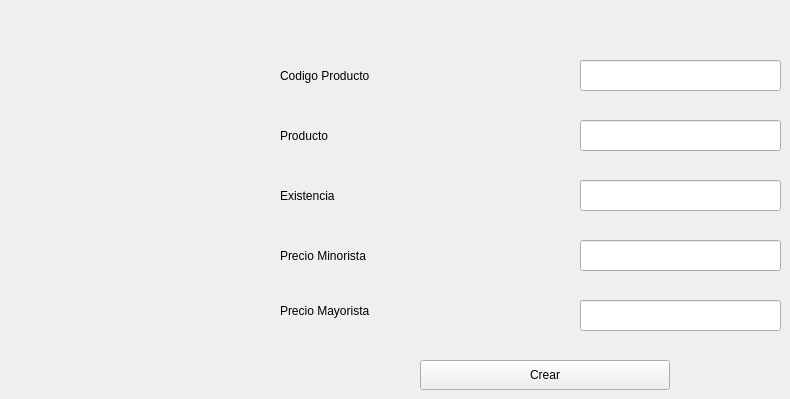
                    <widget class="QWidget" name="page_form_inv">
                     <widget class="QPushButton" name="btn_crear_form">
                      <property name="geometry">
                       <rect>
                        <x>420</x>
                        <y>360</y>
                        <width>250</width>
                        <height>30</height>
                       </rect>
                      </property>
                      <property name="minimumSize">
                       <size>
                        <width>250</width>
                        <height>30</height>
                       </size>
                      </property>
                      <property name="text">
                       <string>Crear</string>
                      </property>
                     </widget>
                     <widget class="QLabel" name="label">
                      <property name="geometry">
                       <rect>
                        <x>280</x>
                        <y>50</y>
                        <width>211</width>
                        <height>51</height>
                       </rect>
                      </property>
                      <property name="styleSheet">
                       <string notr="true">color: rgb(0, 0, 0);</string>
                      </property>
                      <property name="text">
                       <string>Codigo Producto</string>
                      </property>
                     </widget>
                     <widget class="QLabel" name="label_2">
                      <property name="geometry">
                       <rect>
                        <x>280</x>
                        <y>110</y>
                        <width>131</width>
                        <height>51</height>
                       </rect>
                      </property>
                      <property name="styleSheet">
                       <string notr="true">color: rgb(0, 0, 0);</string>
                      </property>
                      <property name="text">
                       <string>Producto</string>
                      </property>
                     </widget>
                     <widget class="QLabel" name="label_3">
                      <property name="geometry">
                       <rect>
                        <x>280</x>
                        <y>170</y>
                        <width>131</width>
                        <height>51</height>
                       </rect>
                      </property>
                      <property name="styleSheet">
                       <string notr="true">color: rgb(0, 0, 0);</string>
                      </property>
                      <property name="text">
                       <string>Existencia</string>
                      </property>
                     </widget>
                     <widget class="QLabel" name="label_4">
                      <property name="geometry">
                       <rect>
                        <x>280</x>
                        <y>230</y>
                        <width>261</width>
                        <height>51</height>
                       </rect>
                      </property>
                      <property name="styleSheet">
                       <string notr="true">color: rgb(0, 0, 0);</string>
                      </property>
                      <property name="text">
                       <string>Precio Minorista</string>
                      </property>
                     </widget>
                     <widget class="QLabel" name="label_5">
                      <property name="geometry">
                       <rect>
                        <x>280</x>
                        <y>290</y>
                        <width>281</width>
                        <height>41</height>
                       </rect>
                      </property>
                      <property name="styleSheet">
                       <string notr="true">color: rgb(0, 0, 0);</string>
                      </property>
                      <property name="text">
                       <string>Precio Mayorista</string>
                      </property>
                     </widget>
                     <widget class="QLineEdit" name="lnx_codigo_product">
                      <property name="geometry">
                       <rect>
                        <x>580</x>
                        <y>60</y>
                        <width>201</width>
                        <height>31</height>
                       </rect>
                      </property>
                     </widget>
                     <widget class="QLineEdit" name="lnx_producto">
                      <property name="geometry">
                       <rect>
                        <x>580</x>
                        <y>120</y>
                        <width>201</width>
                        <height>31</height>
                       </rect>
                      </property>
                     </widget>
                     <widget class="QLineEdit" name="lnx_existencias">
                      <property name="geometry">
                       <rect>
                        <x>580</x>
                        <y>180</y>
                        <width>201</width>
                        <height>31</height>
                       </rect>
                      </property>
                     </widget>
                     <widget class="QLineEdit" name="lnx_precio_min">
                      <property name="geometry">
                       <rect>
                        <x>580</x>
                        <y>240</y>
                        <width>201</width>
                        <height>31</height>
                       </rect>
                      </property>
                     </widget>
                     <widget class="QLineEdit" name="lnx_precio_may">
                      <property name="geometry">
                       <rect>
                        <x>580</x>
                        <y>300</y>
                        <width>201</width>
                        <height>31</height>
                       </rect>
                      </property>
                     </widget>
                    </widget>
